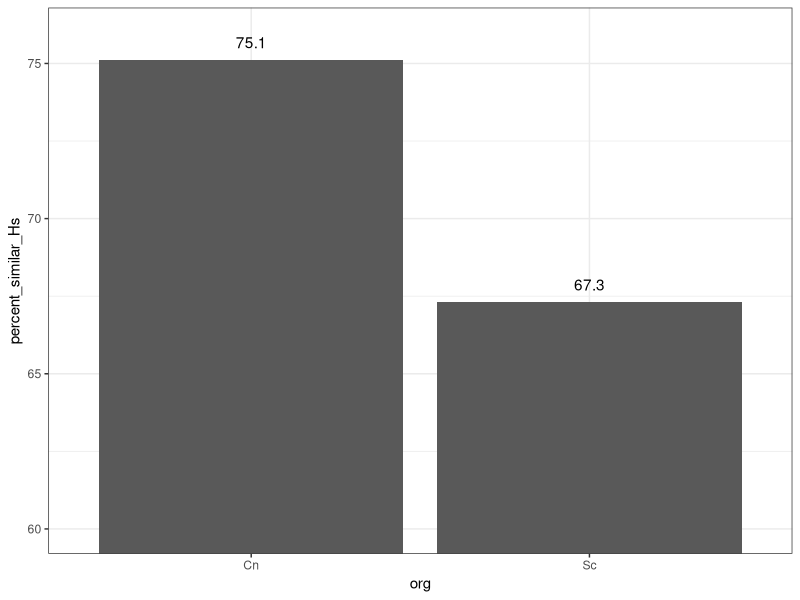

Reproduce this figure in R.
## ---- chunk 1

library(magrittr)

percent_dat <- tibble::tribble(
                 ~org, ~percent_similar_Hs,
                 "Sc",                67.3,
                 "Cn",                75.1
                 )



percent_dat %>% ggplot2::ggplot(ggplot2::aes(org, percent_similar_Hs, label=percent_similar_Hs))+
                ggplot2::geom_col()+
                ggplot2::coord_cartesian(ylim=c(60, 76))+
                ggplot2::geom_text(vjust=-1)+
                ggplot2::theme_bw()
